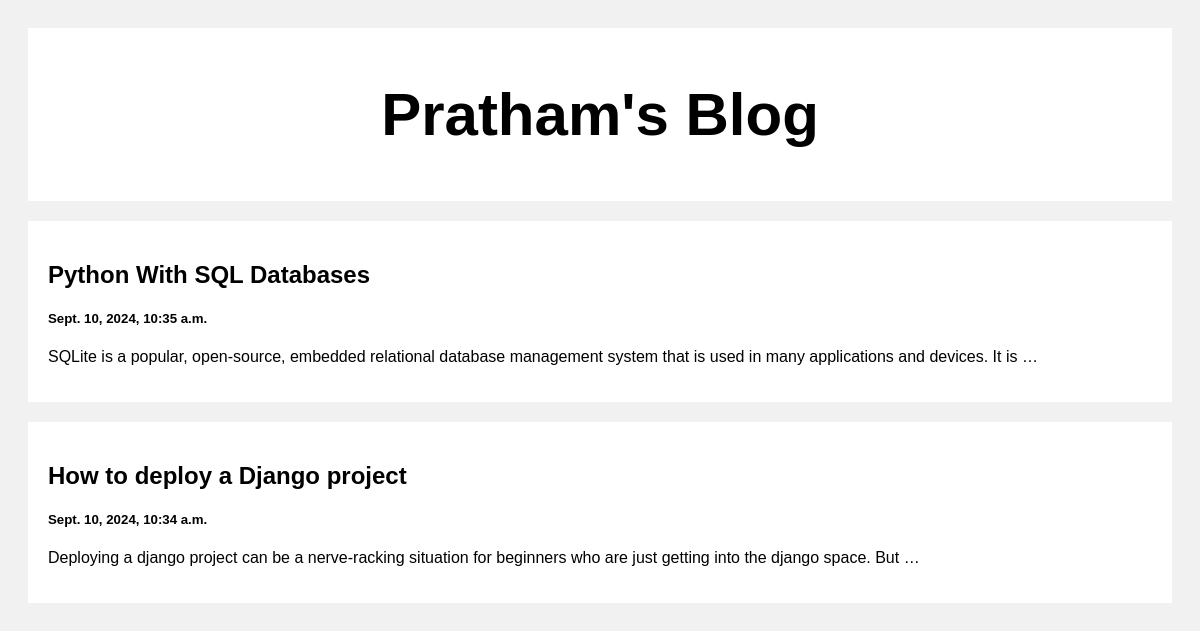
The page / on the database its author committed.
### posts/views.py (the view)
# urls.py: path('', views.index, name='index'),
def index(request):
    posts = Post.objects.all()
    return render(request, 'index.html', {'posts': posts})

### templates/index.html (shortened to what this page needs)
<!DOCTYPE html>
<html>
<head>
</head>
<body>
<div class="header">
  <h2>Pratham's Blog</h2>
</div>
<div class="row">
  <div class="leftcolumn">
    {% for post in posts reversed %}
    <div class="card">
      <a style="text-decoration: none; color: black;" href="/post/{{post.id}}">
        <h2>{{post.title}}</h2>
        <h5>{{post.created_at}}</h5>
        <p>{{post.body|truncatewords:20}}</p>
      </a>
    </div>
    {% endfor %}
  </div>
</div>
</body>
</html>

### templates/index.html (style rules this page uses)
* { box-sizing: border-box; }
body { font-family: Arial; padding: 20px; background: #f1f1f1; }
.header { padding: 2px; font-size: 40px; text-align: center; background: white; }
.leftcolumn { float: left; width: 100%; }
.card { background-color: white; padding: 20px; margin-top: 20px; }
.row:after { content: ""; display: table; clear: both; }

### rows shown on the page
Post: title "Python With SQL Databases", created_at "Sept. 10, 2024, 10:35 a.m.", body "SQLite is a popular, open-source, embedded relational database management system that is used in many applications and devices. It is …"
Post: title "How to deploy a Django project", created_at "Sept. 10, 2024, 10:34 a.m.", body "Deploying a django project can be a nerve-racking situation for beginners who are just getting into the django space. But …"
